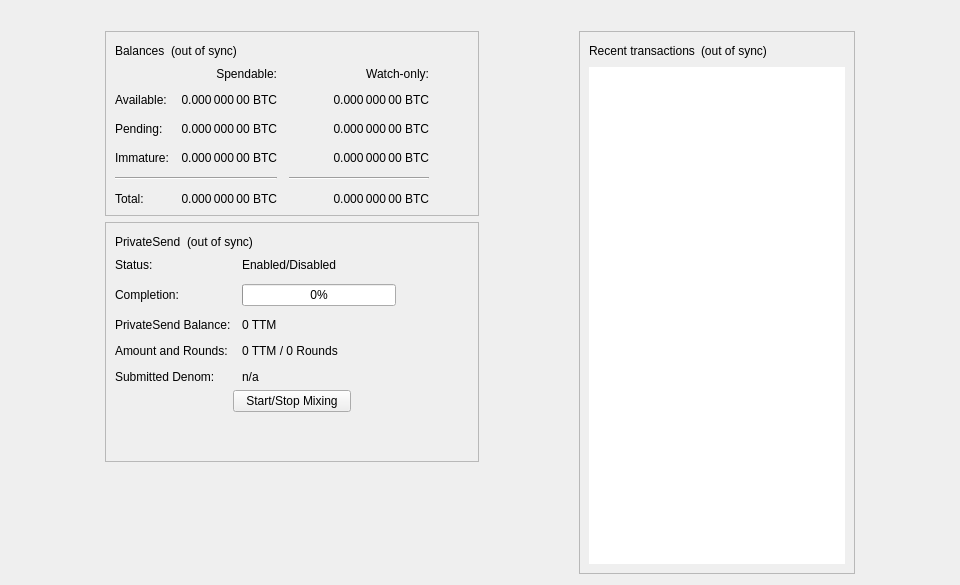
<?xml version="1.0" encoding="UTF-8"?>
<ui version="4.0">
 <class>OverviewPage</class>
 <widget class="QWidget" name="OverviewPage">
  <property name="geometry">
   <rect>
    <x>0</x>
    <y>0</y>
    <width>960</width>
    <height>585</height>
   </rect>
  </property>
  <property name="minimumSize">
   <size>
    <width>960</width>
    <height>0</height>
   </size>
  </property>
  <property name="windowTitle">
   <string>Form</string>
  </property>
  <layout class="QVBoxLayout" name="topLayout">
   <item>
    <widget class="QLabel" name="labelAlerts">
     <property name="visible">
      <bool>false</bool>
     </property>
     <property name="wordWrap">
      <bool>true</bool>
     </property>
     <property name="margin">
      <number>3</number>
     </property>
     <property name="textInteractionFlags">
      <set>Qt::TextSelectableByMouse</set>
     </property>
    </widget>
   </item>
   <item>
    <layout class="QHBoxLayout" name="horizontalLayout" stretch="1,0,1,0,1">
     <item>
      <spacer name="horizontalSpacerLeft">
       <property name="orientation">
        <enum>Qt::Horizontal</enum>
       </property>
       <property name="sizeType">
        <enum>QSizePolicy::Preferred</enum>
       </property>
       <property name="sizeHint" stdset="0">
        <size>
         <width>10</width>
         <height>20</height>
        </size>
       </property>
      </spacer>
     </item>
     <item>
      <layout class="QVBoxLayout" name="verticalLayout_2">
       <item>
        <widget class="QFrame" name="frame">
         <property name="frameShape">
          <enum>QFrame::StyledPanel</enum>
         </property>
         <property name="frameShadow">
          <enum>QFrame::Raised</enum>
         </property>
         <layout class="QVBoxLayout" name="verticalLayout_4">
          <item>
           <layout class="QHBoxLayout" name="horizontalLayout_4">
            <item>
             <widget class="QLabel" name="label_5">
              <property name="text">
               <string>Balances</string>
              </property>
             </widget>
            </item>
            <item>
             <widget class="QLabel" name="labelWalletStatus">
              <property name="toolTip">
               <string>The displayed information may be out of date. Your wallet automatically synchronizes with the Ttm network after a connection is established, but this process has not completed yet.</string>
              </property>
              <property name="text">
               <string notr="true">(out of sync)</string>
              </property>
              <property name="alignment">
               <set>Qt::AlignLeading|Qt::AlignLeft|Qt::AlignVCenter</set>
              </property>
             </widget>
            </item>
            <item>
             <spacer name="horizontalSpacer_3">
              <property name="orientation">
               <enum>Qt::Horizontal</enum>
              </property>
              <property name="sizeHint" stdset="0">
               <size>
                <width>40</width>
                <height>20</height>
               </size>
              </property>
             </spacer>
            </item>
           </layout>
          </item>
          <item>
           <layout class="QGridLayout" name="gridLayout">
            <property name="spacing">
             <number>12</number>
            </property>
            <item row="2" column="2">
             <widget class="QLabel" name="labelWatchPending">
              <property name="cursor">
               <cursorShape>IBeamCursor</cursorShape>
              </property>
              <property name="toolTip">
               <string>Unconfirmed transactions to watch-only addresses</string>
              </property>
              <property name="text">
               <string notr="true">0.000 000 00 BTC</string>
              </property>
              <property name="alignment">
               <set>Qt::AlignRight|Qt::AlignTrailing|Qt::AlignVCenter</set>
              </property>
              <property name="textInteractionFlags">
               <set>Qt::LinksAccessibleByMouse|Qt::TextSelectableByKeyboard|Qt::TextSelectableByMouse</set>
              </property>
             </widget>
            </item>
            <item row="2" column="1">
             <widget class="QLabel" name="labelUnconfirmed">
              <property name="cursor">
               <cursorShape>IBeamCursor</cursorShape>
              </property>
              <property name="toolTip">
               <string>Total of transactions that have yet to be confirmed, and do not yet count toward the spendable balance</string>
              </property>
              <property name="text">
               <string notr="true">0.000 000 00 BTC</string>
              </property>
              <property name="alignment">
               <set>Qt::AlignRight|Qt::AlignTrailing|Qt::AlignVCenter</set>
              </property>
              <property name="textInteractionFlags">
               <set>Qt::LinksAccessibleByMouse|Qt::TextSelectableByKeyboard|Qt::TextSelectableByMouse</set>
              </property>
             </widget>
            </item>
            <item row="3" column="2">
             <widget class="QLabel" name="labelWatchImmature">
              <property name="cursor">
               <cursorShape>IBeamCursor</cursorShape>
              </property>
              <property name="toolTip">
               <string>Mined balance in watch-only addresses that has not yet matured</string>
              </property>
              <property name="text">
               <string notr="true">0.000 000 00 BTC</string>
              </property>
              <property name="alignment">
               <set>Qt::AlignRight|Qt::AlignTrailing|Qt::AlignVCenter</set>
              </property>
              <property name="textInteractionFlags">
               <set>Qt::LinksAccessibleByMouse|Qt::TextSelectableByKeyboard|Qt::TextSelectableByMouse</set>
              </property>
             </widget>
            </item>
            <item row="4" column="0" colspan="2">
             <widget class="Line" name="lineSpendableBalance">
              <property name="orientation">
               <enum>Qt::Horizontal</enum>
              </property>
             </widget>
            </item>
            <item row="4" column="2">
             <widget class="Line" name="lineWatchBalance">
              <property name="sizePolicy">
               <sizepolicy hsizetype="Preferred" vsizetype="Fixed">
                <horstretch>0</horstretch>
                <verstretch>0</verstretch>
               </sizepolicy>
              </property>
              <property name="minimumSize">
               <size>
                <width>140</width>
                <height>0</height>
               </size>
              </property>
              <property name="orientation">
               <enum>Qt::Horizontal</enum>
              </property>
             </widget>
            </item>
            <item row="5" column="0">
             <widget class="QLabel" name="labelTotalText">
              <property name="text">
               <string>Total:</string>
              </property>
             </widget>
            </item>
            <item row="3" column="1">
             <widget class="QLabel" name="labelImmature">
              <property name="cursor">
               <cursorShape>IBeamCursor</cursorShape>
              </property>
              <property name="toolTip">
               <string>Mined balance that has not yet matured</string>
              </property>
              <property name="text">
               <string notr="true">0.000 000 00 BTC</string>
              </property>
              <property name="alignment">
               <set>Qt::AlignRight|Qt::AlignTrailing|Qt::AlignVCenter</set>
              </property>
              <property name="textInteractionFlags">
               <set>Qt::LinksAccessibleByMouse|Qt::TextSelectableByKeyboard|Qt::TextSelectableByMouse</set>
              </property>
             </widget>
            </item>
            <item row="2" column="3">
             <spacer name="horizontalSpacer_2">
              <property name="orientation">
               <enum>Qt::Horizontal</enum>
              </property>
              <property name="sizeHint" stdset="0">
               <size>
                <width>40</width>
                <height>20</height>
               </size>
              </property>
             </spacer>
            </item>
            <item row="3" column="0">
             <widget class="QLabel" name="labelImmatureText">
              <property name="text">
               <string>Immature:</string>
              </property>
             </widget>
            </item>
            <item row="5" column="1">
             <widget class="QLabel" name="labelTotal">
              <property name="cursor">
               <cursorShape>IBeamCursor</cursorShape>
              </property>
              <property name="toolTip">
               <string>Your current total balance</string>
              </property>
              <property name="text">
               <string notr="true">0.000 000 00 BTC</string>
              </property>
              <property name="alignment">
               <set>Qt::AlignRight|Qt::AlignTrailing|Qt::AlignVCenter</set>
              </property>
              <property name="textInteractionFlags">
               <set>Qt::LinksAccessibleByMouse|Qt::TextSelectableByKeyboard|Qt::TextSelectableByMouse</set>
              </property>
             </widget>
            </item>
            <item row="5" column="2">
             <widget class="QLabel" name="labelWatchTotal">
              <property name="cursor">
               <cursorShape>IBeamCursor</cursorShape>
              </property>
              <property name="toolTip">
               <string>Current total balance in watch-only addresses</string>
              </property>
              <property name="text">
               <string notr="true">0.000 000 00 BTC</string>
              </property>
              <property name="alignment">
               <set>Qt::AlignRight|Qt::AlignTrailing|Qt::AlignVCenter</set>
              </property>
              <property name="textInteractionFlags">
               <set>Qt::LinksAccessibleByMouse|Qt::TextSelectableByKeyboard|Qt::TextSelectableByMouse</set>
              </property>
             </widget>
            </item>
            <item row="0" column="2">
             <widget class="QLabel" name="labelWatchonly">
              <property name="text">
               <string>Watch-only:</string>
              </property>
              <property name="alignment">
               <set>Qt::AlignRight|Qt::AlignTrailing|Qt::AlignVCenter</set>
              </property>
             </widget>
            </item>
            <item row="1" column="0">
             <widget class="QLabel" name="labelBalanceText">
              <property name="text">
               <string>Available:</string>
              </property>
             </widget>
            </item>
            <item row="1" column="1">
             <widget class="QLabel" name="labelBalance">
              <property name="cursor">
               <cursorShape>IBeamCursor</cursorShape>
              </property>
              <property name="toolTip">
               <string>Your current spendable balance</string>
              </property>
              <property name="text">
               <string notr="true">0.000 000 00 BTC</string>
              </property>
              <property name="alignment">
               <set>Qt::AlignRight|Qt::AlignTrailing|Qt::AlignVCenter</set>
              </property>
              <property name="textInteractionFlags">
               <set>Qt::LinksAccessibleByMouse|Qt::TextSelectableByKeyboard|Qt::TextSelectableByMouse</set>
              </property>
             </widget>
            </item>
            <item row="1" column="2">
             <widget class="QLabel" name="labelWatchAvailable">
              <property name="cursor">
               <cursorShape>IBeamCursor</cursorShape>
              </property>
              <property name="toolTip">
               <string>Your current balance in watch-only addresses</string>
              </property>
              <property name="text">
               <string notr="true">0.000 000 00 BTC</string>
              </property>
              <property name="alignment">
               <set>Qt::AlignRight|Qt::AlignTrailing|Qt::AlignVCenter</set>
              </property>
              <property name="textInteractionFlags">
               <set>Qt::LinksAccessibleByMouse|Qt::TextSelectableByKeyboard|Qt::TextSelectableByMouse</set>
              </property>
             </widget>
            </item>
            <item row="2" column="0">
             <widget class="QLabel" name="labelPendingText">
              <property name="text">
               <string>Pending:</string>
              </property>
             </widget>
            </item>
            <item row="0" column="1">
             <widget class="QLabel" name="labelSpendable">
              <property name="text">
               <string>Spendable:</string>
              </property>
              <property name="alignment">
               <set>Qt::AlignRight|Qt::AlignTrailing|Qt::AlignVCenter</set>
              </property>
             </widget>
            </item>
           </layout>
          </item>
         </layout>
        </widget>
       </item>
       <item>
        <widget class="QFrame" name="framePrivateSend">
         <property name="layoutDirection">
          <enum>Qt::LeftToRight</enum>
         </property>
         <property name="frameShape">
          <enum>QFrame::StyledPanel</enum>
         </property>
         <property name="frameShadow">
          <enum>QFrame::Raised</enum>
         </property>
         <layout class="QVBoxLayout" name="VerticalLayout_PS1">
          <item>
           <layout class="QHBoxLayout" name="horizontalLayout_5">
            <item>
             <widget class="QLabel" name="labelPrivateSendHeader">
              <property name="text">
               <string>PrivateSend</string>
              </property>
             </widget>
            </item>
            <item>
             <widget class="QLabel" name="labelPrivateSendSyncStatus">
              <property name="toolTip">
               <string>The displayed information may be out of date. Your wallet automatically synchronizes with the Ttm network after a connection is established, but this process has not completed yet.</string>
              </property>
              <property name="text">
               <string notr="true">(out of sync)</string>
              </property>
              <property name="alignment">
               <set>Qt::AlignLeading|Qt::AlignLeft|Qt::AlignVCenter</set>
              </property>
             </widget>
            </item>
            <item>
             <spacer name="horizontalSpacer_4">
              <property name="orientation">
               <enum>Qt::Horizontal</enum>
              </property>
              <property name="sizeHint" stdset="0">
               <size>
                <width>40</width>
                <height>20</height>
               </size>
              </property>
             </spacer>
            </item>
           </layout>
          </item>
          <item>
           <layout class="QFormLayout" name="privateSendFormLayout">
            <property name="fieldGrowthPolicy">
             <enum>QFormLayout::AllNonFixedFieldsGrow</enum>
            </property>
            <property name="horizontalSpacing">
             <number>11</number>
            </property>
            <property name="verticalSpacing">
             <number>12</number>
            </property>
            <item row="0" column="0">
             <widget class="QLabel" name="labelPrivateSendEnabledText">
              <property name="text">
               <string>Status:</string>
              </property>
             </widget>
            </item>
            <item row="0" column="1">
             <widget class="QLabel" name="labelPrivateSendEnabled">
              <property name="text">
               <string>Enabled/Disabled</string>
              </property>
             </widget>
            </item>
            <item row="1" column="0">
             <widget class="QLabel" name="labelCompletitionText">
              <property name="text">
               <string>Completion:</string>
              </property>
             </widget>
            </item>
            <item row="1" column="1">
             <widget class="QProgressBar" name="privateSendProgress">
              <property name="maximumSize">
               <size>
                <width>154</width>
                <height>16777215</height>
               </size>
              </property>
              <property name="value">
               <number>0</number>
              </property>
             </widget>
            </item>
            <item row="2" column="0">
             <widget class="QLabel" name="labelAnonymizedText">
              <property name="text">
               <string>PrivateSend Balance:</string>
              </property>
             </widget>
            </item>
            <item row="2" column="1">
             <widget class="QLabel" name="labelAnonymized">
              <property name="text">
               <string notr="true">0 TTM</string>
              </property>
             </widget>
            </item>
            <item row="3" column="0">
             <widget class="QLabel" name="labelAmountAndRoundsText">
              <property name="text">
               <string>Amount and Rounds:</string>
              </property>
             </widget>
            </item>
            <item row="3" column="1">
             <widget class="QLabel" name="labelAmountRounds">
              <property name="text">
               <string>0 TTM / 0 Rounds</string>
              </property>
             </widget>
            </item>
            <item row="4" column="0">
             <widget class="QLabel" name="labelSubmittedDenomText">
              <property name="text">
               <string>Submitted Denom:</string>
              </property>
             </widget>
            </item>
            <item row="4" column="1">
             <widget class="QLabel" name="labelSubmittedDenom">
              <property name="toolTip">
               <string>The denominations you submitted to the Masternode.&lt;br&gt;To mix, other users must submit the exact same denominations.</string>
              </property>
              <property name="text">
               <string>n/a</string>
              </property>
              <property name="wordWrap">
               <bool>true</bool>
              </property>
             </widget>
            </item>
           </layout>
          </item>
          <item>
           <layout class="QVBoxLayout" name="VerticalLayout_PS">
            <item>
             <layout class="QHBoxLayout" name="horizontalLayout_3">
              <property name="topMargin">
               <number>0</number>
              </property>
              <item>
               <spacer name="horizontalSpacer_5">
                <property name="orientation">
                 <enum>Qt::Horizontal</enum>
                </property>
                <property name="sizeHint" stdset="0">
                 <size>
                  <width>40</width>
                  <height>20</height>
                 </size>
                </property>
               </spacer>
              </item>
              <item>
               <widget class="QPushButton" name="togglePrivateSend">
                <property name="sizePolicy">
                 <sizepolicy hsizetype="MinimumExpanding" vsizetype="Fixed">
                  <horstretch>0</horstretch>
                  <verstretch>0</verstretch>
                 </sizepolicy>
                </property>
                <property name="text">
                 <string>Start/Stop Mixing</string>
                </property>
               </widget>
              </item>
              <item>
               <spacer name="horizontalSpacer_6">
                <property name="orientation">
                 <enum>Qt::Horizontal</enum>
                </property>
                <property name="sizeHint" stdset="0">
                 <size>
                  <width>40</width>
                  <height>20</height>
                 </size>
                </property>
               </spacer>
              </item>
             </layout>
            </item>
            <item>
             <spacer name="verticalSpacer_3">
              <property name="orientation">
               <enum>Qt::Vertical</enum>
              </property>
              <property name="sizeHint" stdset="0">
               <size>
                <width>20</width>
                <height>40</height>
               </size>
              </property>
             </spacer>
            </item>
           </layout>
          </item>
         </layout>
        </widget>
       </item>
       <item>
        <spacer name="verticalSpacer">
         <property name="orientation">
          <enum>Qt::Vertical</enum>
         </property>
         <property name="sizeHint" stdset="0">
          <size>
           <width>20</width>
           <height>40</height>
          </size>
         </property>
        </spacer>
       </item>
      </layout>
     </item>
     <item>
      <spacer name="horizontalSpacerCenter">
       <property name="orientation">
        <enum>Qt::Horizontal</enum>
       </property>
       <property name="sizeHint" stdset="0">
        <size>
         <width>10</width>
         <height>20</height>
        </size>
       </property>
      </spacer>
     </item>
     <item>
      <layout class="QVBoxLayout" name="verticalLayout_3">
       <item>
        <widget class="QFrame" name="frame_2">
         <property name="frameShape">
          <enum>QFrame::StyledPanel</enum>
         </property>
         <property name="frameShadow">
          <enum>QFrame::Raised</enum>
         </property>
         <layout class="QVBoxLayout" name="verticalLayout">
          <item>
           <layout class="QHBoxLayout" name="horizontalLayout_2">
            <item>
             <widget class="QLabel" name="label_4">
              <property name="text">
               <string>Recent transactions</string>
              </property>
             </widget>
            </item>
            <item>
             <widget class="QLabel" name="labelTransactionsStatus">
              <property name="toolTip">
               <string>The displayed information may be out of date. Your wallet automatically synchronizes with the Ttm network after a connection is established, but this process has not completed yet.</string>
              </property>
              <property name="text">
               <string notr="true">(out of sync)</string>
              </property>
              <property name="alignment">
               <set>Qt::AlignLeading|Qt::AlignLeft|Qt::AlignVCenter</set>
              </property>
             </widget>
            </item>
            <item>
             <spacer name="horizontalSpacer">
              <property name="orientation">
               <enum>Qt::Horizontal</enum>
              </property>
              <property name="sizeHint" stdset="0">
               <size>
                <width>40</width>
                <height>20</height>
               </size>
              </property>
             </spacer>
            </item>
           </layout>
          </item>
          <item>
           <widget class="QListView" name="listTransactions">
            <property name="frameShape">
             <enum>QFrame::NoFrame</enum>
            </property>
            <property name="verticalScrollBarPolicy">
             <enum>Qt::ScrollBarAlwaysOff</enum>
            </property>
            <property name="horizontalScrollBarPolicy">
             <enum>Qt::ScrollBarAlwaysOff</enum>
            </property>
            <property name="selectionMode">
             <enum>QAbstractItemView::NoSelection</enum>
            </property>
           </widget>
          </item>
         </layout>
        </widget>
       </item>
      </layout>
     </item>
     <item>
      <spacer name="horizontalSpacerRight">
       <property name="orientation">
        <enum>Qt::Horizontal</enum>
       </property>
       <property name="sizeType">
        <enum>QSizePolicy::Preferred</enum>
       </property>
       <property name="sizeHint" stdset="0">
        <size>
         <width>10</width>
         <height>20</height>
        </size>
       </property>
      </spacer>
     </item>
    </layout>
   </item>
  </layout>
 </widget>
 <resources/>
 <connections/>
</ui>
